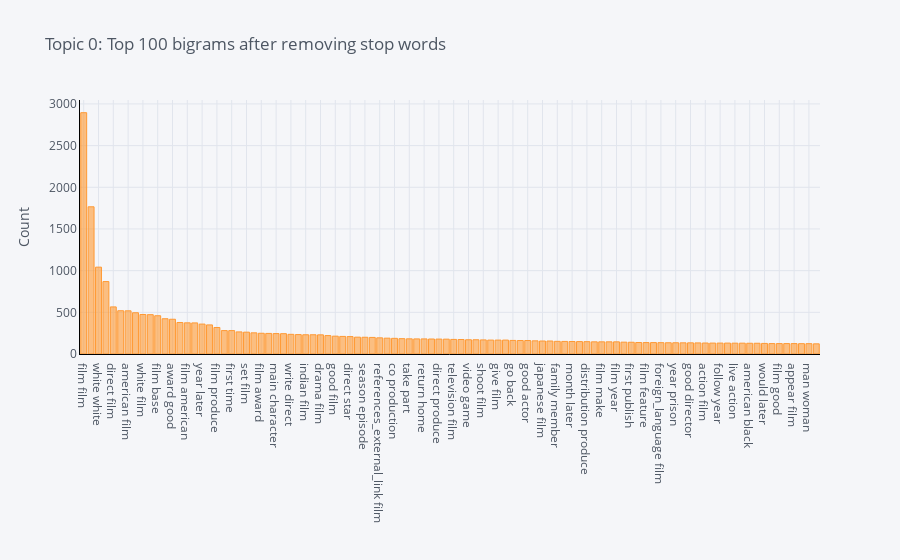

Here is the notebook cell this chart was saved with:
### Markdown cell above
### Bigrams

### Code cell
plot_model(model=lda, plot = 'bigram', topic_num= "Topic 0")

### Figure 1 — Plotly figure (JSON) as saved in the notebook; plotly's stock layout.template omitted (floating-point values rounded to 4 significant figures)
{"data": [{"marker": {"color": "rgba(255, 153, 51, 0.6)", "line": {"color": "rgba(255, 153, 51, 1.0)", "width": 1}}, "name": "count", "orientation": "v", "text": "", "type": "bar", "x": ["film film", "film direct", "white white", "year old", "direct film", "film set", "american film", "black white", "white film", "short film", "film base", "film release", "award good", "film star", "film american", "feature film", "year later", "film shoot", "film produce", "season season", "first time", "release film", "set film", "next day", "film award", "language film", "main character", "film score", "write direct", "take place", "indian film", "good friend", "drama film", "film write", "good film", "animate film", "direct star", "documentary film", "season episode", "young man", "references_external_link film", "produce film", "co production", "direct write", "take part", "day later", "return home", "base novel", "direct produce", "film actor", "television film", "second season", "video game", "german film", "shoot film", "make film", "give film", "sentence year", "go back", "first season", "good actor", "production film", "japanese film", "film indian", "family member", "young woman", "month later", "film japanese", "distribution produce", "announce would", "film make", "base film", "film year", "real life", "first publish", "comedy film", "film feature", "later become", "foreign_language film", "run away", "year prison", "silent film", "good director", "film german", "action film", "star film", "follow year", "film british", "live action", "film receive", "american black", "write film", "would later", "good foreign_language", "film good", "film director", "appear film", "come back", "man woman", "production company"], "y": [2895, 1766, 1042, 869, 565, 519, 518, 495, 474, 472, 459, 423, 417, 378, 374, 373, 359, 349, 318, 281, 281, 265, 262, 254, 249, 247, 245, 244, 236, 233, 231, 231, 230, 221, 214, 211, 209, 202, 201, 199, 194, 190, 188, 184, 182, 181, 181, 180, 179, 178, 175, 174, 171, 171, 169, 167, 167, 167, 163, 162, 162, 158, 156, 156, 152, 151, 150, 149, 148, 146, 146, 146, 146, 142, 141, 138, 137, 137, 136, 135, 135, 134, 134, 133, 132, 131, 131, 131, 130, 130, 129, 129, 127, 125, 125, 125, 125, 124, 124, 122]}], "layout": {"legend": {"bgcolor": "#F5F6F9", "font": {"color": "#4D5663"}}, "paper_bgcolor": "#F5F6F9", "plot_bgcolor": "#F5F6F9", "title": {"font": {"color": "#4D5663"}, "text": "Topic 0: Top 100 bigrams after removing stop words"}, "xaxis": {"gridcolor": "#E1E5ED", "linecolor": "black", "showgrid": true, "tickfont": {"color": "#4D5663"}, "title": {"font": {"color": "#4D5663"}, "text": ""}, "zerolinecolor": "#E1E5ED"}, "yaxis": {"gridcolor": "#E1E5ED", "linecolor": "black", "showgrid": true, "tickfont": {"color": "#4D5663"}, "title": {"font": {"color": "#4D5663"}, "text": "Count"}, "zerolinecolor": "#E1E5ED"}}}
